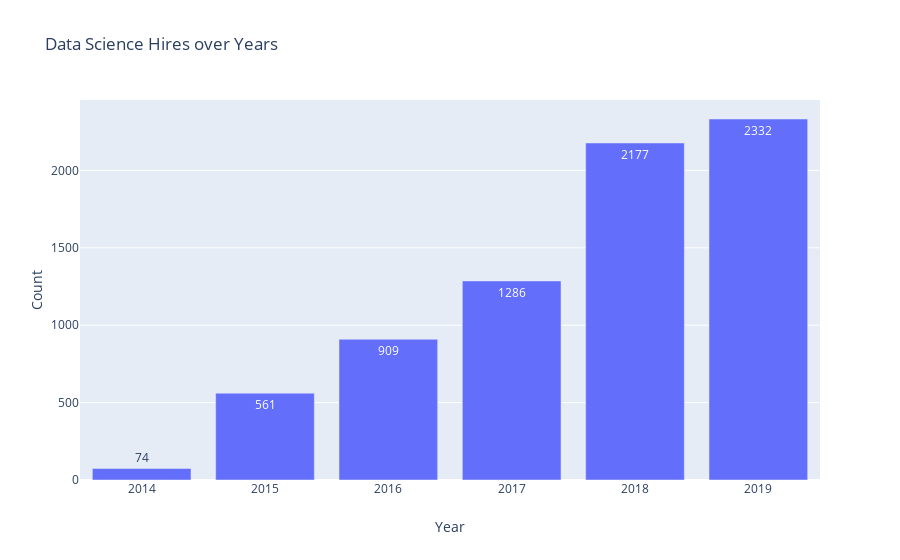

Notebook code for this chart:
### Code cell
fig = go.Figure([go.Bar(
    x=count_hires.index, 
    y=count_hires.job_count, 
    text=count_hires.job_count, 
    textposition='auto')])
fig.update_layout(title = 'Data Science Hires over Years', xaxis_title = 'Year', yaxis_title = 'Count')
fig.show()

### Figure 1 — Plotly figure (JSON) as saved in the notebook; plotly's stock layout.template omitted (floating-point values rounded to 4 significant figures)
{"data": [{"textposition": "auto", "text": [74, 561, 909, 1286, 2177, 2332], "type": "bar", "y": [74, 561, 909, 1286, 2177, 2332], "x": [2014, 2015, 2016, 2017, 2018, 2019]}], "layout": {"yaxis": {"title": {"text": "Count"}}, "xaxis": {"title": {"text": "Year"}}, "title": {"text": "Data Science Hires over Years"}}}
